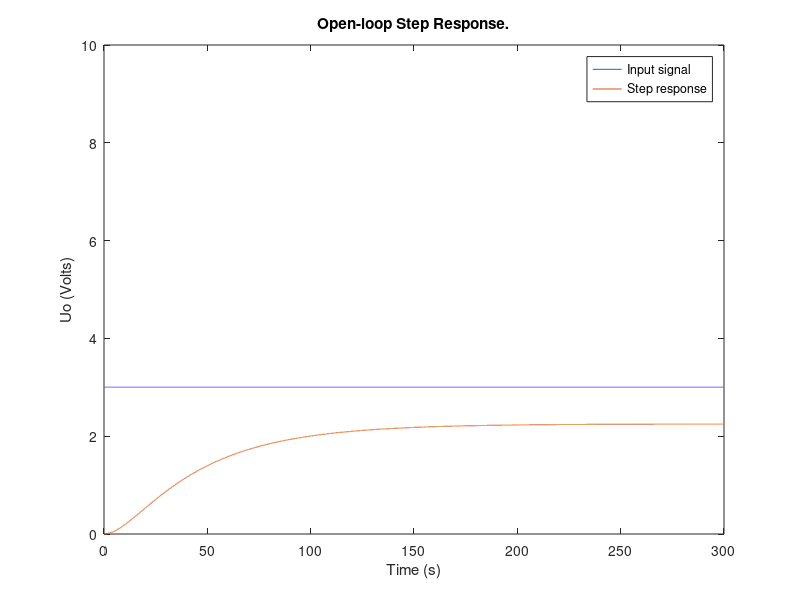
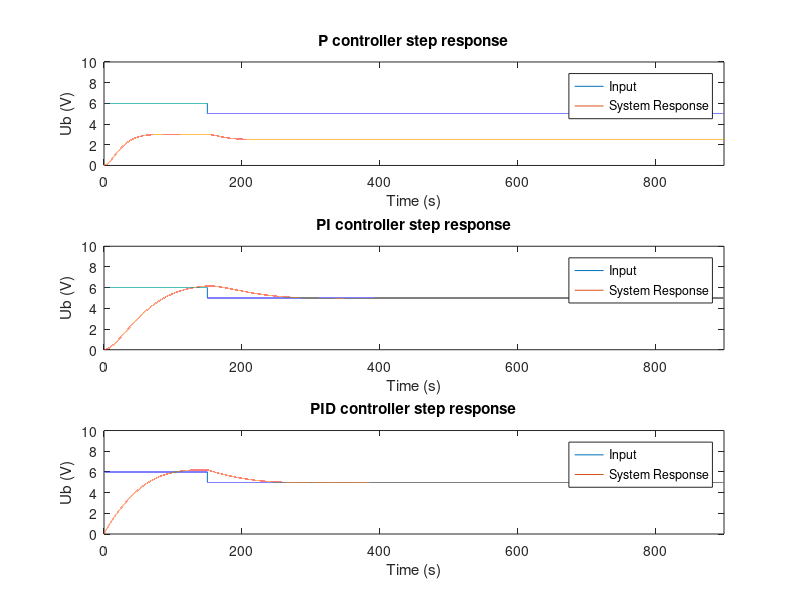

Write the MATLAB code that produced these figures, in order.
close all;
clear all;
pkg load control    %Delete
pkg load signal     %Delete
clc



Ks = 0.75;
Tg = 50;
Tu = 5;

T1 = 10;
T2 = 40;
Tsum = T1 + T2;

sys  = Ks * tf(1, [T1 1]) * tf(1, [T2 1])

%D1
figure('Name','Transfer function')
% [y,t] = step(sys);
t=0:0.01:300;
for k=1:length(t)
    if(t(k)<0)
        y(k) = 0;
    else
        y(k) = 3;
    end
end
plot(t, y);
hold on
st = lsim(sys,y,t);
plot(t, st);
title('Open-loop Step Response.');
ylabel('Uo (Volts)');
xlabel('Time (s)'); 
legend('Input signal', 'Step response')
axis([0 300 0 10])
hold off

%D2

%% ********* Tsum method ***********
fprintf('\n\t\t20 percent overshoot\n');
        %p controller
%///Parameters
Kp1 = 1/Ks;
%\\\
PID_controller = pidstd(Kp1);
tf(PID_controller)
m1 = feedback(PID_controller*sys,1)
%plots
% figure('name', 'Tsum method')
% subplot(3,1,1),
% step(m1); 
% hold on;
% step(sys);
% title(['P controler (Kp = ' num2str(Kp1) ').']);
% legend('P_step','Sys');


        %pi controller
%///Parameters
Kp2 = 0.5 / Ks;
Ti1 = 0.5 * Tsum;
%\\\
PID_controller = pidstd(Kp2, Ti1);
tf(PID_controller)
m2 = feedback(PID_controller*sys,1)
%plots
% subplot(3,1,2),
% step(m2); 
% hold on; 
% step(sys);
% title(['PI controler (Kp = ' num2str(Kp2) ', Ki = ' num2str(Ti1) ').']);
% legend('PI_step','Sys');


        %pid controller
%///Parameters
Kp3 = 1 / Ks;
Ti2 = 0.66 * Tsum;
Td = 0.17 * Tsum;
%\\\
PID_controller = pidstd(Kp3, Ti2, Td);
tf(PID_controller)
m3 = feedback(PID_controller*sys,1)
%plots
% subplot(3,1,3),
% step(m3); 
% hold on; 
% step(sys);
% title(['PID controler (Kp = ' num2str(Kp3) ', Ki = ' num2str(Ti2) ', Kd = ' num2str(Td) ').']);
% legend('PID_step','Sys');

%input
t1=0:0.01:900;
for k=1:length(t1)
    if(t1(k)<0)
        y1(k) = 5;
    elseif(t1(k)>=0 && t1(k)<=150)
        y1(k) = 6;
    else
        y1(k) = 5;
    end
end

%p response
figure('Name','Tsum method controllers')
subplot(3,1,1),
plot(t1, y1)
axis([0 900 0 10])
hold on
resp = lsim(m1,y1,t1);
plot(t1, resp) 
title('P controller step response')
legend('Input', 'System Response')
xlabel('Time (s)'); 
ylabel('Ub (V)'); 
e = resp - (y1.');
% Errors
disp('P errors')
iea = trapz(t1,abs(e))          % IAE trapz=numerical integration 
ise = trapz(t1,e.^2)            % ISE 
itae = trapz(t1, t1'.*abs(e))     % ITAE
itse = trapz(t1,t1'.*(e.^2))      % ITSE

%pi response
subplot(3,1,2),
plot(t1, y1)
axis([0 900 0 10])
hold on
resp = lsim(m2,y1,t1);
plot(t1, resp) 
title('PI controller step response')
legend('Input', 'System Response')
xlabel('Time (s)'); 
ylabel('Ub (V)'); 
e = resp - (y1.');
% Errors
disp('PI errors')
iea = trapz(t1,abs(e))          % IAE trapz=numerical integration 
ise = trapz(t1,e.^2)            % ISE 
itae = trapz(t1, t1'.*abs(e))     % ITAE
itse = trapz(t1,t1'.*(e.^2))      % ITSE

%pid response
subplot(3,1,3),
plot(t1, y1)
axis([0 900 0 10])
hold on
resp = lsim(m3,y1,t1);
plot(t1, resp) 
title('PID controller step response')
legend('Input', 'System Response')
xlabel('Time (s)'); 
ylabel('Ub (V)'); 
e = resp - (y1.');
% Errors
disp('PID errors')
iea = trapz(t1,abs(e))          % IAE trapz=numerical integration 
ise = trapz(t1,e.^2)            % ISE 
itae = trapz(t1, t1'.*abs(e))    % ITAE
itse = trapz(t1,t1'.*(e.^2))     % ITSE
